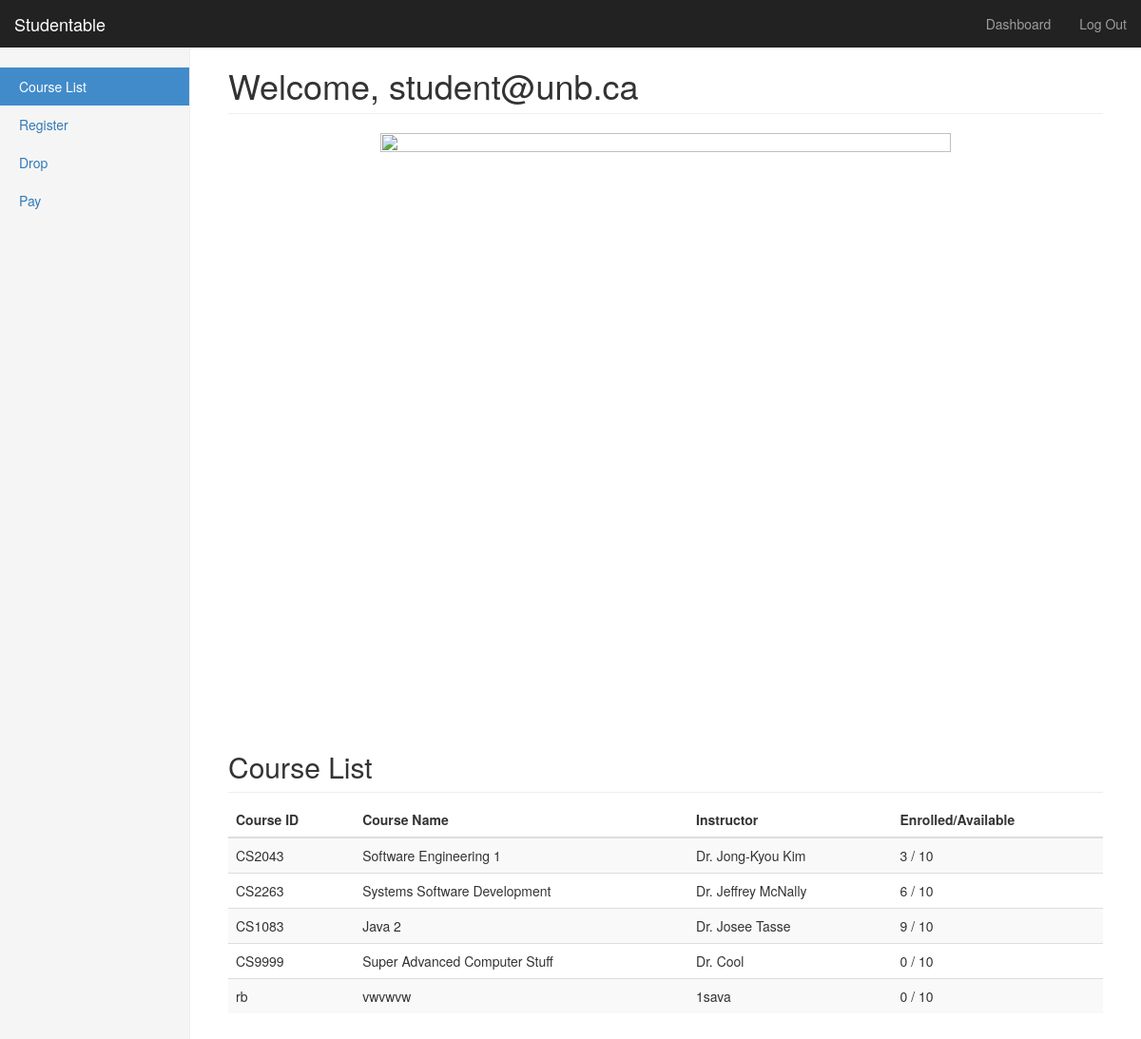
The page /studentdashboard (signed in) on the database as committed earlier.
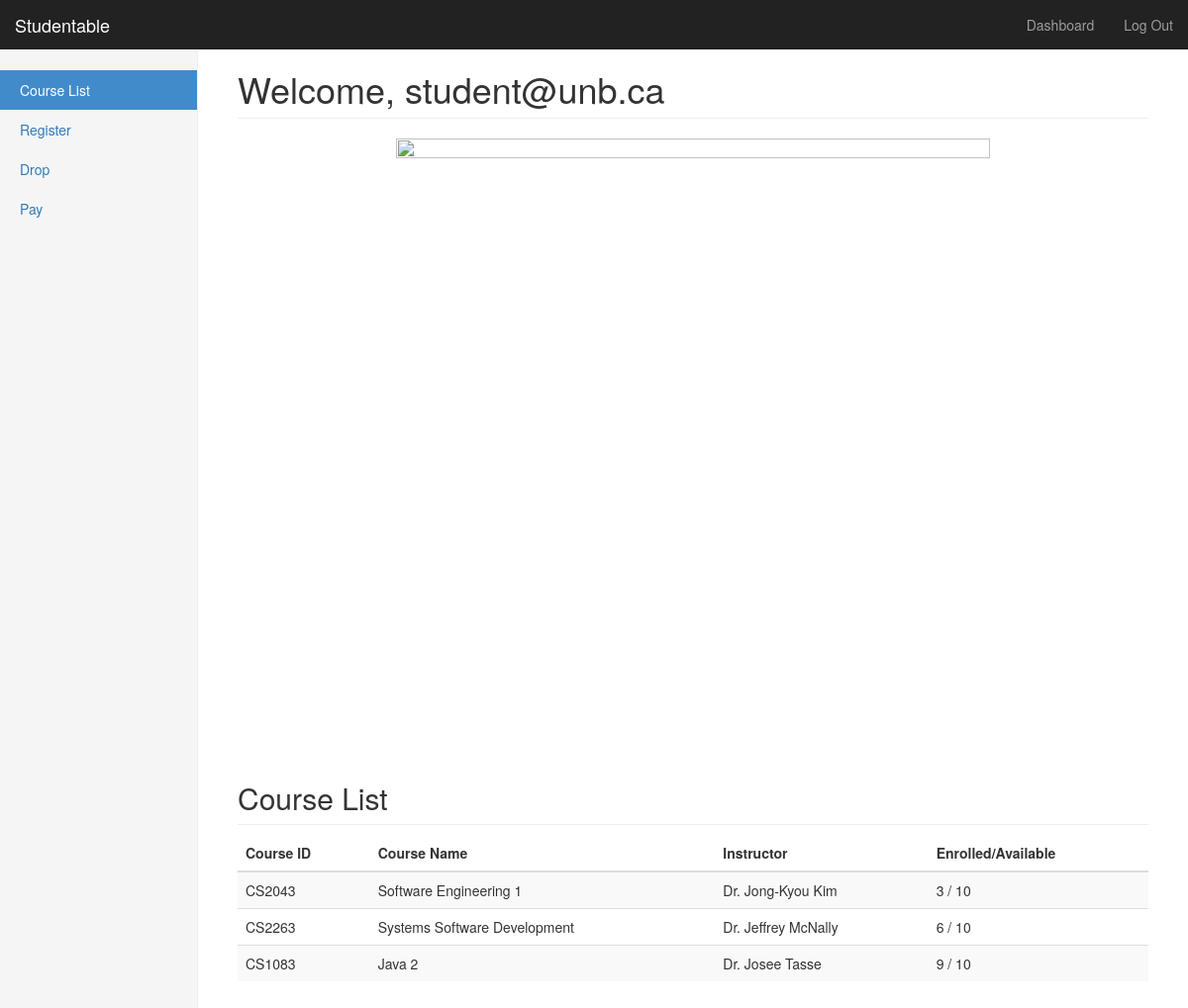
The same page on the database as committed later.
### models.py (models this page shows, shortened)
class Course(Base):
	__tablename__ = 'courses'
	id = Column(Integer, primary_key=True)
	courseNum = Column(String(10), unique=True)
	courseName = Column(String(50))
	instructor = Column(String(100))
	nEnrolled = Column(Integer)

### app.py (the view)
@app.route('/studentdashboard')
@login_required
def studentdashboard():
	courses = db.session.query(Course).all()
	return render_template('studentdashboard.html', email=current_user.email, courseList=courses)

### app.py (called while the page is built)
@login_manager.user_loader
def loadUser(userId):
	return db.session.query(User).get(int(userId))

### templates/studentdashboard.html (shortened to what this page needs)
{% extends "bootstrap/base.html" %}
{% block styles %}
{{super()}}
<link rel="stylesheet" href="{{url_for('.static', filename='dashboard.css')}}">
{% endblock %}
{% block content %}
    <nav class="navbar navbar-inverse navbar-fixed-top">
      <div class="container-fluid">
        <div class="navbar-header">
          <a class="navbar-brand" href="#">Studentable</a>
        </div>
        <div id="navbar" class="navbar-collapse collapse">
          <ul class="nav navbar-nav navbar-right">
            <li><a href="#">Dashboard</a></li>
            <li><a href="{{ url_for('logout') }}">Log Out</a></li>
          </ul>
        </div>
      </div>
    </nav>
    <div class="container-fluid">
      <div class="row">
        <div class="col-sm-3 col-md-2 sidebar">
          <ul class="nav nav-sidebar">
            <li class="active"><a href="#">Course List <span class="sr-only">(current)</span></a></li>
            <li><a href="#">Register</a></li>
            <li><a href="#">Drop</a></li>
            <li><a href="#">Pay</a></li>
          </ul>
        </div>
        <div class="col-sm-9 col-sm-offset-3 col-md-10 col-md-offset-2 main">
          <h1 class="page-header">Welcome, {{ email }}</h1>
          <div class="row placeholder" id="banner">
            <div class="col-lg-12 col-md-12 col-sm-12 col-xs-12 placeholders" id="banners">
              <img src="https://collegelearners.com/wp-content/uploads/2018/08/university-of-new-brunswick.jpg" width="600" height="600" class="img-responsive">
            </div>
          </div>
          <h2 class="sub-header">Course List</h2>
          <div class="table-responsive">
            <table class="table table-striped">
              <thead>
                <tr>
                  <th>Course ID</th>
                  <th>Course Name</th>
                  <th>Instructor</th>
                  <th>Enrolled/Available</th>
                </tr>
              </thead>
              <tbody>
                {% for course in courseList %}
                <tr>
                  <td>{{ course.courseNum}}</td>
                  <td>{{ course.courseName}}</td>
                  <td>{{ course.instructor}}</td>
                  <td>{{ course.nEnrolled}} / 10</td>
                </tr>
                {% endfor %}
              </tbody>
            </table>
          </div>
        </div>
      </div>
    </div>
{% endblock %}

Rows that differ between the two databases and show on the page:
removed Course: courseNum "CS9999", courseName "Super Advanced Computer Stuff", instructor "Dr. Cool", nEnrolled "0"
removed Course: courseNum "rb", courseName "vwvwvw", instructor "1sava", nEnrolled "0"
